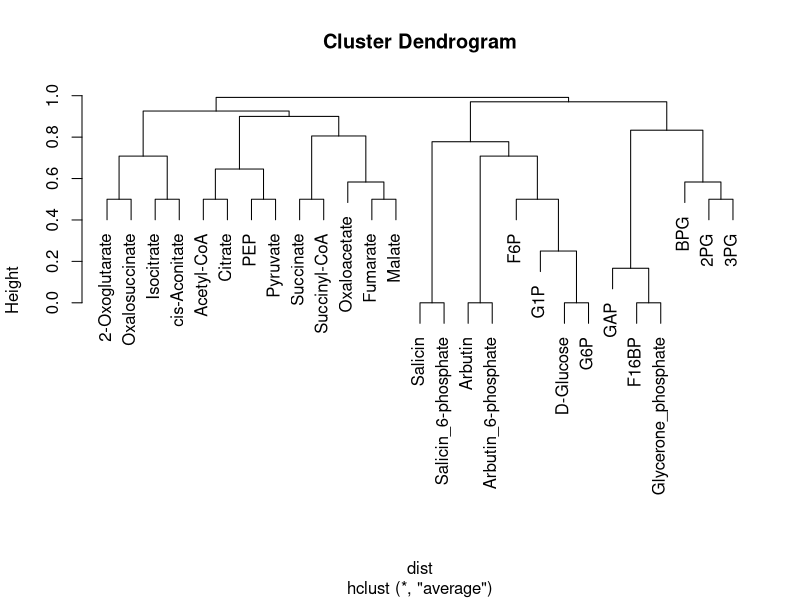
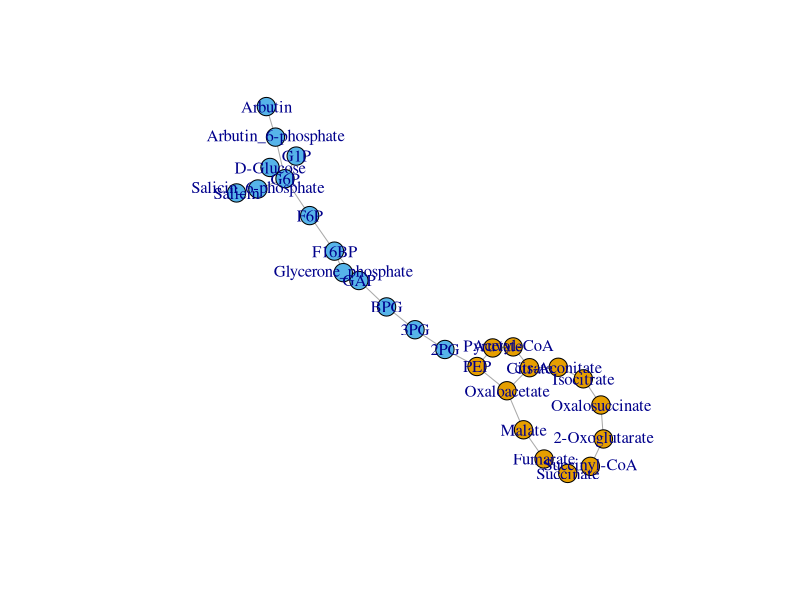

Reproduce these figures in R, in order. (Note: this script raises an error after producing the figures.)
## ---- chunk 1
# igraphパッケージの読み込み
library(igraph)
## ---- chunk 2
# エッジリスト形式のネットワークデータを読み込む
d <- read.table("../data/eco_EM+TCA.txt")
# 無向ネットワークで読み込む
g <- graph.data.frame(d, directed=F)
# 多重エッジや自己ループを削除する。
g <- simplify(g, remove.multiple=T, remove.loops=T)
## ---- chunk 3
# 隣接行列（Aij）を得る
A_ij <- get.adjacency(g,sparse=F)
# Jijの計算
J_ij <- cocitation(g)
# min(ki,kj)の計算
deg <- degree(g)
deg_mtx <- matrix(0,nrow=vcount(g),ncol=vcount(g))
for(i in 1:vcount(g)){
	for(j in 1:vcount(g)){
		deg_mtx[i,j] <- min(deg[[i]],deg[[j]])
	}
}

# Topological overlap score matrixを得る
overlap_mtx <- (J_ij + A_ij) / (deg_mtx + 1 - A_ij)
diag(overlap_mtx) <- 1
## ---- chunk 4
# 距離行列(dissimilarity score matrix)に変換
dist <- as.dist(1 - overlap_mtx)
# 群平均法に基づいて階層的クラスタリング
res <- hclust(dist, method="average")
# デンドログラムをプロット
plot(res)
## ---- chunk 5
# heightに対する適当な閾値hでコミュニティを決める場合
# mem <- cutree(res, h=0.9)
# k個数のコミュニティになるように分割する場合（ここでは2個に設定）
mem <- cutree(res, k=2)
mem
## ---- chunk 6
# コミュニティのメンバシップにしたがってノードを色付け
V(g)$color <- mem
# ネットワークを描画。
set.seed(5)
plot(g,vertex.size=10, vertex.label=V(g)$name)
## ---- chunk 7
q_max <- -Inf
nc_opt <- 1
nc_vs_q <- c() 
for(nc in 1:vcount(g)){
  mem <- cutree(res, k=nc)
  q <- modularity(g, mem)
  nc_vs_q  <- rbind(nc_vs_q, c(nc, q))
  if(q_max < q){
    nc_opt <- nc
    q_max <- q
  }
}
# コミュニティ数ncとその場合のモジュラリティQをプロット
plot(n_c_vs_q, xlab="# of communities (nc)", ylab="Modularity Q")
## ---- chunk 8
# モジュラリティQが最大となる分割を得る。
mem <- cutree(res, k=nc_opt)
# コミュニティのメンバシップにしたがってノードを色付け
V(g)$color <- mem
# ネットワークを描画。
set.seed(5)
plot(g,vertex.size=10, vertex.label=V(g)$name)
